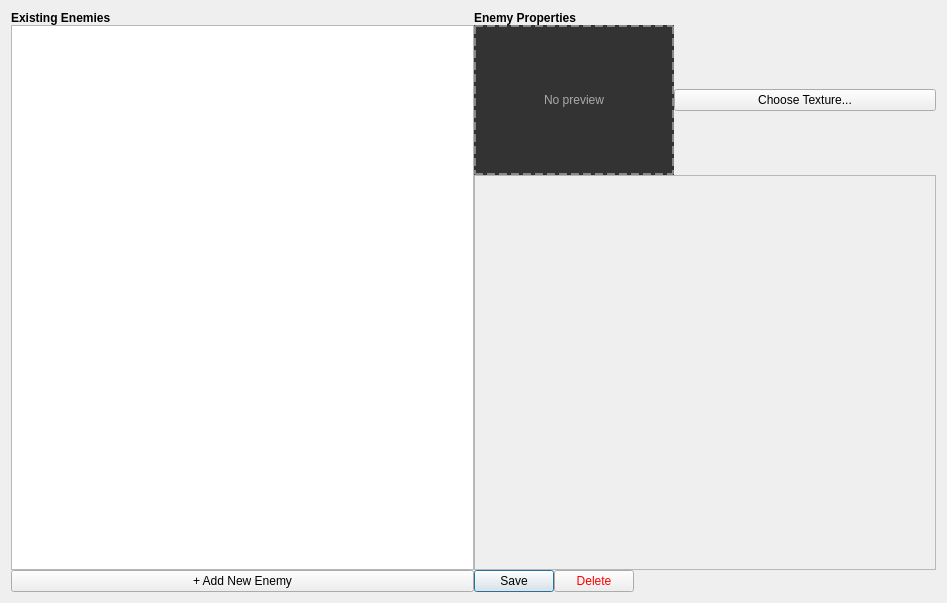
<?xml version="1.0" encoding="UTF-8"?>
<ui version="4.0">
 <class>EnemyEditor</class>
 <widget class="QWidget" name="EnemyEditor">
  <property name="geometry">
   <rect>
    <x>0</x>
    <y>0</y>
    <width>947</width>
    <height>603</height>
   </rect>
  </property>
  <property name="windowTitle">
   <string>Enemy Editor</string>
  </property>
  <layout class="QHBoxLayout" name="horizontalLayout">
   <property name="spacing">
    <number>0</number>
   </property>
   <item>
    <layout class="QVBoxLayout" name="leftLayout">
     <property name="spacing">
      <number>0</number>
     </property>
     <item>
      <widget class="QLabel" name="label">
       <property name="font">
        <font>
         <bold>true</bold>
        </font>
       </property>
       <property name="text">
        <string>Existing Enemies</string>
       </property>
      </widget>
     </item>
     <item>
      <widget class="QListWidget" name="enemyList">
       <property name="sizePolicy">
        <sizepolicy hsizetype="Expanding" vsizetype="Expanding">
         <horstretch>0</horstretch>
         <verstretch>0</verstretch>
        </sizepolicy>
       </property>
      </widget>
     </item>
     <item>
      <widget class="QPushButton" name="addEnemyButton">
       <property name="text">
        <string>+ Add New Enemy</string>
       </property>
       <property name="icon">
        <iconset>
         <normaloff>:/icons/add.png</normaloff>:/icons/add.png</iconset>
       </property>
      </widget>
     </item>
    </layout>
   </item>
   <item>
    <layout class="QVBoxLayout" name="rightLayout">
     <property name="spacing">
      <number>0</number>
     </property>
     <item>
      <widget class="QLabel" name="editorTitle">
       <property name="font">
        <font>
         <bold>true</bold>
        </font>
       </property>
       <property name="text">
        <string>Enemy Properties</string>
       </property>
      </widget>
     </item>
     <item>
      <layout class="QHBoxLayout" name="horizontalLayout_2">
       <item>
        <widget class="QLabel" name="enemyPreview">
         <property name="minimumSize">
          <size>
           <width>150</width>
           <height>150</height>
          </size>
         </property>
         <property name="maximumSize">
          <size>
           <width>200</width>
           <height>200</height>
          </size>
         </property>
         <property name="styleSheet">
          <string>border: 2px dashed #888; background: #333; color: #aaa;</string>
         </property>
         <property name="text">
          <string>No preview</string>
         </property>
         <property name="scaledContents">
          <bool>true</bool>
         </property>
         <property name="alignment">
          <set>Qt::AlignmentFlag::AlignCenter</set>
         </property>
        </widget>
       </item>
       <item>
        <widget class="QPushButton" name="chooseTextureButton">
         <property name="text">
          <string>Choose Texture...</string>
         </property>
        </widget>
       </item>
      </layout>
     </item>
     <item>
      <widget class="QScrollArea" name="scrollArea">
       <property name="widgetResizable">
        <bool>true</bool>
       </property>
       <widget class="QWidget" name="scrollWidget">
        <property name="geometry">
         <rect>
          <x>0</x>
          <y>0</y>
          <width>465</width>
          <height>383</height>
         </rect>
        </property>
        <layout class="QVBoxLayout" name="editorLayout">
         <property name="spacing">
          <number>0</number>
         </property>
         <item>
          <layout class="QFormLayout" name="propertiesForm">
           <property name="labelAlignment">
            <set>Qt::AlignmentFlag::AlignRight</set>
           </property>
           <property name="formAlignment">
            <set>Qt::AlignmentFlag::AlignLeading|Qt::AlignmentFlag::AlignLeft|Qt::AlignmentFlag::AlignTop</set>
           </property>
          </layout>
         </item>
        </layout>
       </widget>
      </widget>
     </item>
     <item>
      <layout class="QHBoxLayout" name="buttonLayout">
       <item>
        <widget class="QPushButton" name="saveButton">
         <property name="text">
          <string>Save</string>
         </property>
         <property name="default">
          <bool>true</bool>
         </property>
        </widget>
       </item>
       <item>
        <widget class="QPushButton" name="deleteButton">
         <property name="styleSheet">
          <string>color: red;</string>
         </property>
         <property name="text">
          <string>Delete</string>
         </property>
        </widget>
       </item>
       <item>
        <spacer name="horizontalSpacer">
         <property name="orientation">
          <enum>Qt::Orientation::Horizontal</enum>
         </property>
         <property name="sizeHint" stdset="0">
          <size>
           <width>40</width>
           <height>20</height>
          </size>
         </property>
        </spacer>
       </item>
      </layout>
     </item>
    </layout>
   </item>
  </layout>
 </widget>
 <resources/>
 <connections/>
</ui>
